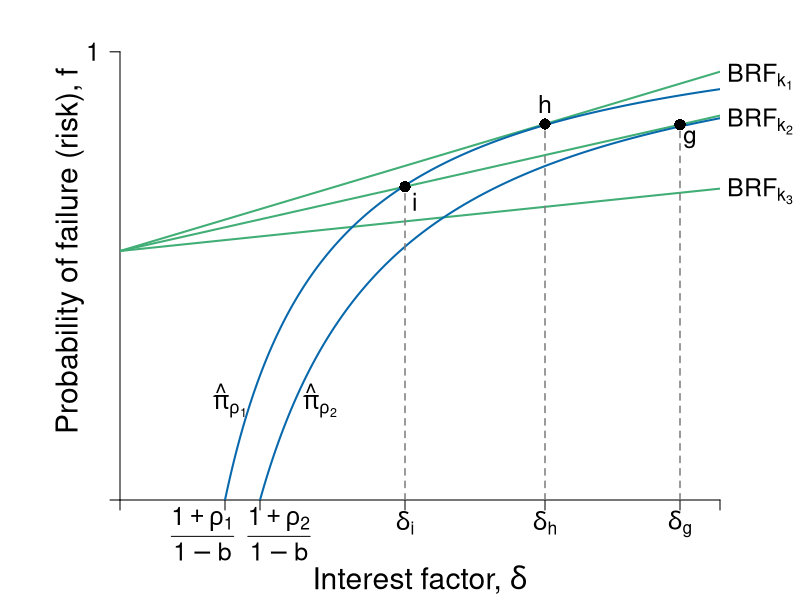

This figure's R source:
#' Graph Designer: Scott Cohn
#' Authors: Bowles and Halliday
#' Title: Coordination, Conflict and Competition: A Text in Microeconomics

library(shape)
pdf(file = "credit/credit_investment_interest_b.pdf", width = 8, height = 6)

#Set parameters for graphics
pointsize <- 1.8
axislabelsize <- 1.8
labelsize <- 1.5
namesize <- 1.8
annotatesize <- 1.5
graphlinewidth <- 2
segmentlinewidth <- 1.5

COL <- c("#7fc97f", "#beaed4", "#fdc086", "#ffff99", "#386cb0", "#f0027f", "#bf5b17", "#666666")
COLA <- c("#e0f3db", "#99d8c9","#66c2a4","#41ae76", "#238b45", "#005824")
COLB <- c("#c6dbef", "#4eb3d3", "#2b8cbe", "#0868ac","#084081")
COLC <- c("#fcfbfd", "#efedf5", "#dadaeb", "#bcbddc", "#9e9ac8", "#807dba", "#6a51a3", "#54278f", "#3f007d")
grays <- gray.colors(25, start = 1, end = 0, alpha = 1)

#Edited the margins to cater for the larger LHS labels
par(mar =  c(5, 6, 0.1, 4))

brfFn <- function(delta, q = 16, k = 1) {
  .5 + (delta / (2 * q)) * (1 - k)
}

PCFn <- function(delta, q = 1) {
  delta/q
}

isoreturnFn <- function(delta, b = 0.5, rho = 0.05) {
  1 - ((1 + rho)/(1 - b))*(1/delta)
}

yFn <- function(d1, f1, q = 1){
  q*f1*(1 - f1) - d1*(1 - f1)
}

ylow <- function(delta, q = 1, ybar = 0.0625){
  (-sqrt(delta^2 - 2*delta*q + q^2 - 4*q*ybar) + delta + q)/(2*q)
}

yhigh <- function(delta, q = 1, ybar = 0.0625){
  (sqrt(delta^2 - 2*delta*q + q^2 - 4*q*ybar) + delta + q)/(2*q)
}

xlims <- c(0, 12)
ylims <- c(0, 1)

npts <- 501 
d1 <- seq(xlims[1], xlims[2], length.out = npts)
f1 <- seq(ylims[1], ylims[2], length.out = npts) 
a <- c(0.0625)

plot(0, 0, xlim = xlims, ylim = ylims, type = "n",
     xlab = expression(paste("")),
     ylab = expression(paste("")), 
     xaxt = "n", 
     yaxt = "n", 
     cex.lab = axislabelsize, 
     bty = "n",
     xaxs = "i", 
     yaxs = "i"
)

deltalvls <- c(5.7, 8.5, 11.2)

ticksy <- c(ylims[1], ylims[2] - 0.1)
ylabels <- c(NA, 1)
ticksx <- c(xlims[1], 2.1, 2.8, deltalvls, xlims[2])
xlabels <- c(NA, expression(paste(frac(1 + rho[1], 1 - b))), expression(paste(frac(1 + rho[2], 1 - b))), expression(paste(delta[i])), expression(paste(delta[h])), expression(paste(delta[g])), NA)


npts <- 503 
xx1 <- seq(xlims[1], xlims[2], length.out = npts)

axis(1, at = ticksx, pos = 0, labels = NA, cex.axis = labelsize)
axis(2, at = ticksy, pos = 0, labels = ylabels, las = 1, cex.axis = labelsize)

equitylevels <- c(0.04, 0.275, 0.666)
#Draw the graphs
lines(xx1, brfFn(xx1, k = equitylevels[1]), col = COLA[4], lwd = graphlinewidth)
lines(xx1, brfFn(xx1, k = equitylevels[2]), col = COLA[4], lwd = graphlinewidth)
lines(xx1, brfFn(xx1, k = equitylevels[3]), col = COLA[4], lwd = graphlinewidth)
lines(xx1, isoreturnFn(xx1, rho = 0.05), col = COLB[4], lwd = graphlinewidth)
lines(xx1, isoreturnFn(xx1, rho = 0.4), col = COLB[4], lwd = graphlinewidth)
#lines(xx1, isoreturnFn(xx1, pi = 0.5), col = COLB[4], lwd = graphlinewidth)


#Axis labels
#mtext(expression(paste("Interest factor, ", delta)), side = 1, line = 3.3, cex = axislabelsize)
text(0.5*(xlims[2]), -0.16, expression(paste("Interest factor, ", delta)), xpd = TRUE, cex = axislabelsize) 
text(-1, 0.5*(ylims[2]), expression(paste("Probability of failure (risk), ", f)), xpd = TRUE, cex = axislabelsize, srt = 90) 

text(x = c(xlims[1], 1.65, 3.18, deltalvls, xlims[2]), 
     par("usr")[3] - 0.01, 
     labels = xlabels, 
     srt = 0, pos = 1, xpd = TRUE, 
     cex = labelsize)

#segments(0.39, -1, 0.39, brfFn(0.39, k = 0.75), lty = 2, col = grays[20] , lwd = segmentlinewidth)
#points(0.39, brfFn(0.39, k = 0.75), pch = 16, col = "black", cex = 1.5)
#text(0.39 + 0.025, brfFn(0.39, k = 0.75) - 0.03, expression(paste(b)), cex = labelsize)

segments(deltalvls[2], 0, deltalvls[2], brfFn(8.5, k = equitylevels[1]), lty = 2, col = grays[20] , lwd = segmentlinewidth)
points(8.5, brfFn(8.5, k = equitylevels[1]), pch = 16, col = "black", cex = 1.5)
text(8.5, brfFn(8.5, k = equitylevels[1]) + 0.04, expression(paste(h)), cex = labelsize)

segments(deltalvls[3], 0, deltalvls[3], brfFn(deltalvls[3], k = equitylevels[2]), lty = 2, col = grays[20] , lwd = segmentlinewidth)
points(11.2, brfFn(11.2, k = equitylevels[2]), pch = 16, col = "black", cex = 1.5)
text(11.2 + 0.2, brfFn(11.2, k = equitylevels[2]) - 0.03, expression(paste(g)), cex = labelsize)


segments(deltalvls[1], 0, deltalvls[1], brfFn(deltalvls[1], k = equitylevels[2]), lty = 2, col = grays[20] , lwd = segmentlinewidth)
points(5.7, brfFn(5.7, k = equitylevels[2]), pch = 16, col = "black", cex = 1.5)
text(5.7 + 0.2, brfFn(5.7, k = equitylevels[2]) - 0.03, expression(paste(i)), cex = labelsize)


# text(1, brfFn(1, k = 0.5) + 0.04, expression(paste(n)), cex = labelsize)

#points(0.59, brfFn(0.59, k = 0.75), pch = 16, col = "black", cex = 1.5)
#text(0.59 + 0.025, brfFn(0.59, k = 0.75) - 0.03, expression(paste(a)), cex = labelsize)

#segments(.7, -1, 0.7, brfFn(delta = 0.7, k = 0.28), lty = 2, col = grays[20] , lwd = segmentlinewidth)
#points(0.7, brfFn(0.7, k = 0.28), pch = 16, col = "black", cex = 1.5)

# ZPC labels
text(2.2, 0.2, expression(paste(hat(pi)[rho[1]]) ), cex = labelsize, xpd = TRUE)
text(4, 0.2, expression(paste(hat(pi)[rho[2]] )), cex = labelsize, xpd = TRUE)

#BRF labels
text(12.8, 0.85, expression(paste(BRF[k[1]]) ), cex = labelsize, xpd = TRUE)
text(12.8, 0.76, expression(paste(BRF[k[2]] )), cex = labelsize, xpd = TRUE)
text(12.8, 0.62, expression(paste(BRF[k[3]] )), cex = labelsize, xpd = TRUE)


# text(1.1, 1.08, expression(paste("BRF of previously excluded")), cex = labelsize, xpd = TRUE)
# text(1.1, 1.02, expression(paste("now marginal borrower")), cex = labelsize, xpd = TRUE)
# Arrows(1.1, 0.98, 1.1, 0.92, col = "black", lty = 1, lwd = 2, arr.type = "triangle", arr.lwd = 0.5)
# 
# text(1.1, 0.5, expression(paste("BRF of")), cex = labelsize)
# text(1.1, 0.44, expression(paste("wealthy borrower")), cex = labelsize)
# Arrows(1.1, 0.53, 1.1, 0.6, col = "black", lty = 1, lwd = 2, arr.type = "triangle", arr.lwd = 0.5)
# 
# 
# text(0.6, 0.91, expression(paste("BRF of previously")), cex = labelsize)
# text(0.6, 0.85, expression(paste("marginal borrower")), cex = labelsize)
# Arrows(0.6, 0.82, 0.6, 0.68, col = "black", lty = 1, lwd = 2, arr.type = "triangle", arr.lwd = 0.5)

#text(0.49, 0.15, expression(paste("Policy")), cex = labelsize)
#text(0.49, 0.09, expression(paste("Change")), cex = labelsize)
#Arrows(7.2, 0.62, 5.8, 0.62, col = "black", lty = 1, lwd = 2, arr.type = "triangle", arr.lwd = 0.5)


dev.off()
